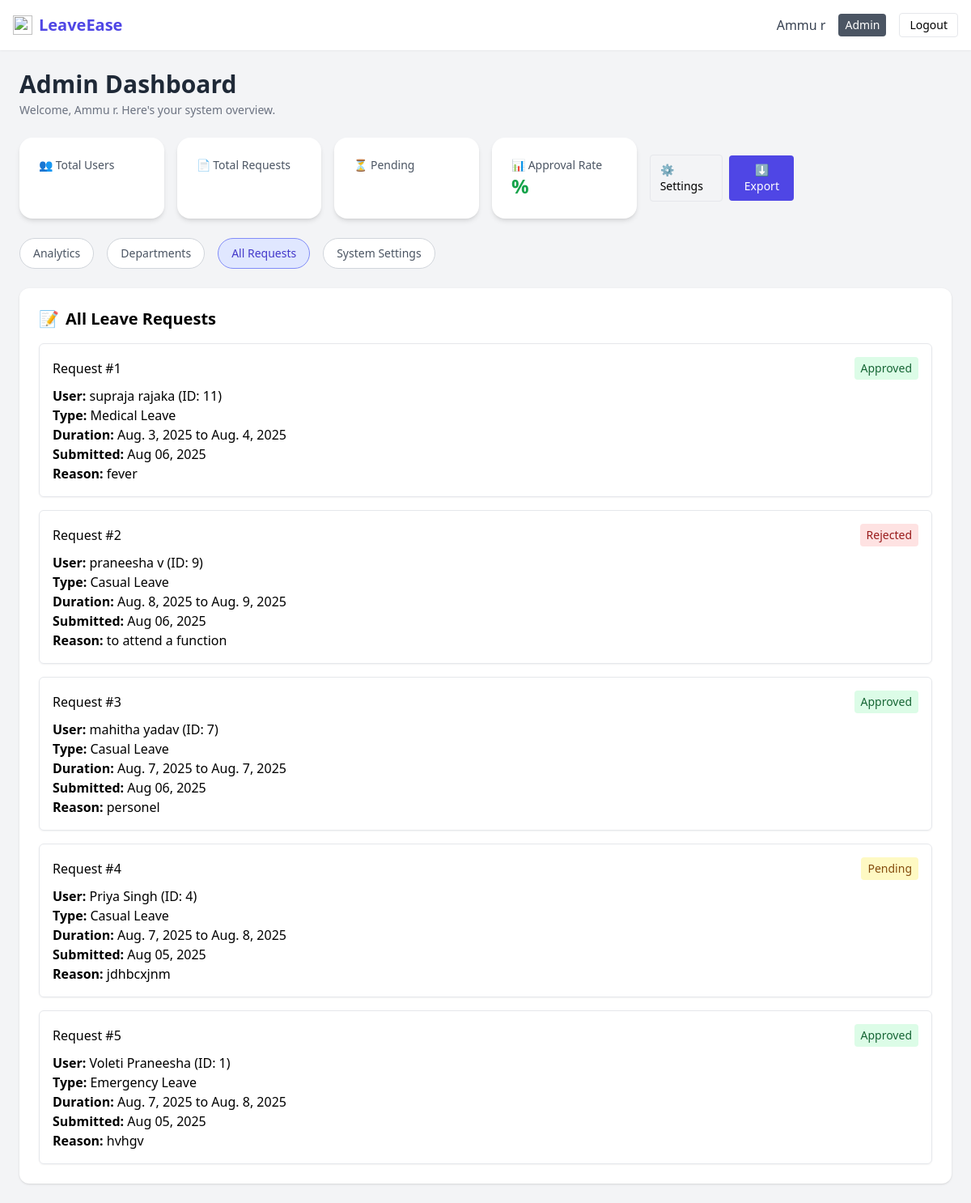
Page /admin_dashboard/?tab=requests (signed in) on the committed database.
### accounts/models.py (models this page shows, shortened)
class CustomUser(AbstractUser):
    ROLE_CHOICES = [
        ('student', 'Student'),
        ('faculty', 'Faculty'),
        ('admin', 'Admin'),
    ]
    phone_number = models.CharField(max_length=15)
    role = models.CharField(max_length=10, choices=ROLE_CHOICES)
    department = models.CharField(max_length=100)
    roll_number = models.CharField(max_length=20, blank=True, null=True)

class LeaveRequest(models.Model):
    user = models.ForeignKey(settings.AUTH_USER_MODEL, on_delete=models.CASCADE)
    leave_type = models.CharField(max_length=20, choices=LEAVE_TYPES)
    start_date = models.DateField()
    end_date = models.DateField()
    reason = models.TextField()
    address_during_leave = models.CharField(max_length=255, blank=True)
    emergency_contact = models.CharField(max_length=15, blank=True)
    document = models.FileField(upload_to='leave_documents/', blank=True, null=True)
    submitted_at = models.DateTimeField(auto_now_add=True)
    status = models.CharField(max_length=20, choices=LEAVE_STATUS, default='Pending')

### accounts/views.py (the view, shortened to what this page needs)
# urls.py: path('admin_dashboard/', views.admin_dashboard, name='admin_dashboard'),  # Custom admin dashboard
@login_required
def admin_dashboard(request):
    tab = request.GET.get('tab', 'analytics')
    context = {'tab': tab}
    if tab == 'analytics':
        total_users = CustomUser.objects.count()
        total_requests = LeaveRequest.objects.count()
        pending_requests = LeaveRequest.objects.filter(status='Pending').count()
        approved_requests = LeaveRequest.objects.filter(status='Approved').count()
        approval_rate = (approved_requests / total_requests * 100) if total_requests > 0 else 0
        monthly_data = (
            LeaveRequest.objects
            .annotate(month=TruncMonth('start_date'))
            .values('month')
            .annotate(count=Count('id'))
            .order_by('month')
        )
        months = [calendar.month_name[d['month'].month] for d in monthly_data]
        monthly_counts = [d['count'] for d in monthly_data]
        type_data = LeaveRequest.objects.values('leave_type').annotate(count=Count('id'))
        leave_labels = [d['leave_type'] for d in type_data]
        leave_counts = [d['count'] for d in type_data]
        context.update({
            'total_users': total_users,
            'total_requests': total_requests,
            'pending_requests': pending_requests,
            'approval_rate': round(approval_rate, 1),
            'months': months,
            'monthly_counts': monthly_counts,
            'leave_labels': leave_labels,
            'leave_counts': leave_counts,
        })
    elif tab == 'requests':
        leave_requests = LeaveRequest.objects.select_related('user').order_by('-submitted_at')
        context['leave_requests'] = leave_requests
    return render(request, 'accounts/admin_dashboard.html', context)

### accounts/templates/accounts/admin_dashboard.html (shortened to what this page needs)
<!DOCTYPE html>
<html lang="en">
<head>
  <script src="https://cdn.tailwindcss.com"></script>
</head>
<body class="bg-gray-100 min-h-screen">
  <nav class="bg-white shadow-sm p-4 flex justify-between items-center">
    <div class="flex items-center space-x-2">
      <img src="https://img.icons8.com/fluency/48/leave.png" class="h-6 w-6" />
      <h1 class="text-xl font-bold text-indigo-600">LeaveEase</h1>
    </div>
    <div class="flex items-center space-x-4">
      <span class="text-gray-700 hidden sm:inline">{{ user.get_full_name }}</span>
      <span class="text-sm px-2 py-1 rounded text-white bg-gray-600">{{ user.role|title }}</span>
      <a href="{% url 'logout' %}" class="bg-white border px-3 py-1 rounded hover:bg-gray-100 text-sm">Logout</a>
    </div>
  </nav>
  <div class="max-w-7xl mx-auto px-6 py-6">
    <h2 class="text-3xl font-semibold text-gray-800 mb-1">Admin Dashboard</h2>
    <p class="text-sm text-gray-500 mb-6">Welcome, {{ user.get_full_name }}. Here's your system overview.</p>
    <div class="grid grid-cols-2 md:grid-cols-3 lg:grid-cols-6 gap-4 mb-6">
      <div class="bg-white p-6 rounded-2xl shadow-md">
        <p class="text-sm text-gray-600">👥 Total Users</p>
      </div>
      <div class="bg-white p-6 rounded-2xl shadow-md">
        <p class="text-sm text-gray-600">📄 Total Requests</p>
      </div>
      <div class="bg-white p-6 rounded-2xl shadow-md">
        <p class="text-sm text-gray-600">⏳ Pending</p>
      </div>
      <div class="bg-white p-6 rounded-2xl shadow-md">
        <p class="text-sm text-gray-600">📊 Approval Rate</p>
        <p class="text-2xl font-bold text-green-600">{{ approval_rate }}%</p>
      </div>
      <div class="flex justify-end items-center gap-2 col-span-2 lg:col-span-1">
        <a href="?tab=settings" class="px-3 py-2 border rounded text-sm hover:bg-gray-100">⚙ Settings</a>
        <button class="px-3 py-2 bg-indigo-600 text-white text-sm rounded hover:bg-indigo-700">⬇ Export</button>
      </div>
    </div>
    <div class="mb-6 flex space-x-4 text-sm">
      <a href="?tab=analytics" class="px-4 py-2 rounded-full border transition-all duration-200 {% if tab == 'analytics' %}bg-indigo-100 text-indigo-700 border-indigo-400{% else %}bg-white text-gray-600 border-gray-300 hover:bg-indigo-50{% endif %}">Analytics</a>
      <a href="?tab=departments" class="px-4 py-2 rounded-full border transition-all duration-200 {% if tab == 'departments' %}bg-indigo-100 text-indigo-700 border-indigo-400{% else %}bg-white text-gray-600 border-gray-300 hover:bg-indigo-50{% endif %}">Departments</a>
      <a href="?tab=requests" class="px-4 py-2 rounded-full border transition-all duration-200 {% if tab == 'requests' %}bg-indigo-100 text-indigo-700 border-indigo-400{% else %}bg-white text-gray-600 border-gray-300 hover:bg-indigo-50{% endif %}">All Requests</a>
      <a href="?tab=settings" class="px-4 py-2 rounded-full border transition-all duration-200 {% if tab == 'settings' %}bg-indigo-100 text-indigo-700 border-indigo-400{% else %}bg-white text-gray-600 border-gray-300 hover:bg-indigo-50{% endif %}">System Settings</a>
    </div>
    {% if tab == 'requests' %}
    <div class="bg-white p-6 rounded-xl shadow">
      <h2 class="text-xl font-semibold mb-4 flex items-center">
        <span class="mr-2">📝</span> All Leave Requests
      </h2>
      {% if leave_requests %}
      <div class="space-y-4">
        {% for request in leave_requests %}
        <div class="border p-4 rounded-md shadow-sm">
          <div class="flex justify-between items-center mb-2">
            <h3 class="font-medium">Request #{{ forloop.counter }}</h3>
            <span class="px-2 py-1 text-sm rounded
              {% if request.status == 'Pending' %}
                bg-yellow-100 text-yellow-800
              {% elif request.status == 'Approved' %}
                bg-green-100 text-green-800
              {% elif request.status == 'Rejected' %}
                bg-red-100 text-red-800
              {% endif %}">
              {{ request.status }}
            </span>
          </div>
          <p><strong>User:</strong> {{ request.user.get_full_name }} (ID: {{ request.user.id }})</p>
          <p><strong>Type:</strong> {{ request.leave_type }}</p>
          <p><strong>Duration:</strong> {{ request.start_date }} to {{ request.end_date }}</p>
          <p><strong>Submitted:</strong> {{ request.submitted_at|date:"M d, Y" }}</p>
          <p><strong>Reason:</strong> {{ request.reason }}</p>
        </div>
        {% endfor %}
      </div>
      {% else %}
      <p class="text-sm text-gray-500">No leave requests found.</p>
      {% endif %}
    </div>
    {% endif %}
  </div>
</body>
</html>

### rows in the picture
CustomUser: get_full_name "Ammu r", role "Admin"
LeaveRequest: status "Approved", user.get_full_name "supraja rajaka", user.id "11", leave_type "Medical Leave", start_date "Aug. 3, 2025", end_date "Aug. 4, 2025", submitted_at "Aug 06, 2025", reason "fever"
LeaveRequest: status "Rejected", user.get_full_name "praneesha v", user.id "9", leave_type "Casual Leave", start_date "Aug. 8, 2025", end_date "Aug. 9, 2025", submitted_at "Aug 06, 2025", reason "to attend a function"
LeaveRequest: status "Approved", user.get_full_name "mahitha yadav", user.id "7", leave_type "Casual Leave", start_date "Aug. 7, 2025", end_date "Aug. 7, 2025", submitted_at "Aug 06, 2025", reason "personel"
LeaveRequest: status "Pending", user.get_full_name "Priya Singh", user.id "4", leave_type "Casual Leave", start_date "Aug. 7, 2025", end_date "Aug. 8, 2025", submitted_at "Aug 05, 2025", reason "jdhbcxjnm"
LeaveRequest: status "Approved", user.get_full_name "Voleti Praneesha", user.id "1", leave_type "Emergency Leave", start_date "Aug. 7, 2025", end_date "Aug. 8, 2025", submitted_at "Aug 05, 2025", reason "hvhgv"
